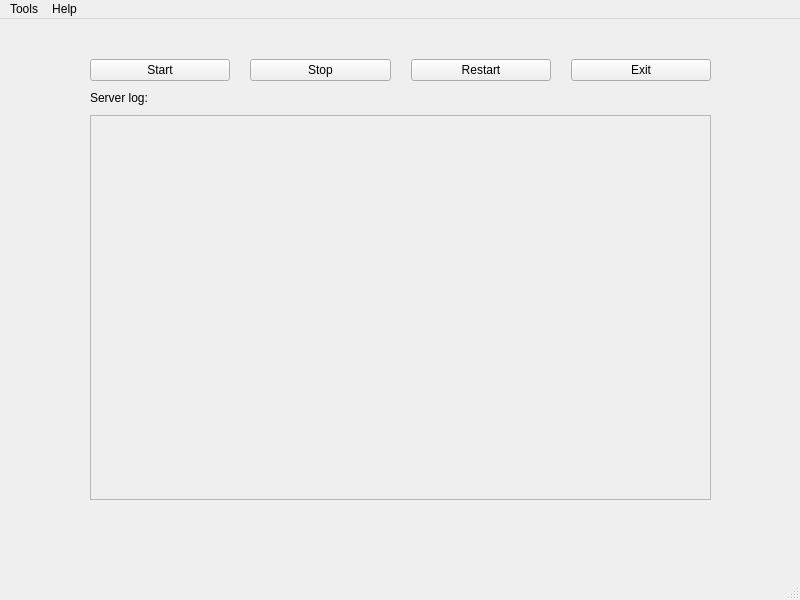
<?xml version="1.0" encoding="UTF-8"?>
<ui version="4.0">
 <class>MainWindow</class>
 <widget class="QMainWindow" name="MainWindow">
  <property name="geometry">
   <rect>
    <x>0</x>
    <y>0</y>
    <width>800</width>
    <height>600</height>
   </rect>
  </property>
  <property name="sizePolicy">
   <sizepolicy hsizetype="Maximum" vsizetype="Maximum">
    <horstretch>0</horstretch>
    <verstretch>0</verstretch>
   </sizepolicy>
  </property>
  <property name="windowTitle">
   <string>MainWindow</string>
  </property>
  <widget class="QWidget" name="centralwidget">
   <widget class="QWidget" name="layoutWidget">
    <property name="geometry">
     <rect>
      <x>90</x>
      <y>40</y>
      <width>621</width>
      <height>441</height>
     </rect>
    </property>
    <layout class="QVBoxLayout" name="mainVerticalLayout">
     <property name="spacing">
      <number>10</number>
     </property>
     <item>
      <layout class="QHBoxLayout" name="buttonsHorizontalLayout">
       <property name="spacing">
        <number>20</number>
       </property>
       <item>
        <widget class="QPushButton" name="startButton">
         <property name="text">
          <string>Start</string>
         </property>
        </widget>
       </item>
       <item>
        <widget class="QPushButton" name="stopButton">
         <property name="text">
          <string>Stop</string>
         </property>
        </widget>
       </item>
       <item>
        <widget class="QPushButton" name="restartButton">
         <property name="text">
          <string>Restart</string>
         </property>
        </widget>
       </item>
       <item>
        <widget class="QPushButton" name="exitButton">
         <property name="text">
          <string>Exit</string>
         </property>
        </widget>
       </item>
      </layout>
     </item>
     <item>
      <widget class="QLabel" name="logLabel">
       <property name="text">
        <string>Server log:</string>
       </property>
      </widget>
     </item>
     <item>
      <widget class="QTextEdit" name="logTextEdit">
       <property name="enabled">
        <bool>false</bool>
       </property>
      </widget>
     </item>
    </layout>
   </widget>
  </widget>
  <widget class="QMenuBar" name="menubar">
   <property name="geometry">
    <rect>
     <x>0</x>
     <y>0</y>
     <width>800</width>
     <height>22</height>
    </rect>
   </property>
   <widget class="QMenu" name="menuTools">
    <property name="title">
     <string>Tools</string>
    </property>
    <addaction name="actionSettings"/>
   </widget>
   <widget class="QMenu" name="menuHelp">
    <property name="title">
     <string>Help</string>
    </property>
    <addaction name="actionAbout"/>
   </widget>
   <addaction name="menuTools"/>
   <addaction name="menuHelp"/>
  </widget>
  <widget class="QStatusBar" name="statusbar"/>
  <action name="actionSettings">
   <property name="text">
    <string>Settings...</string>
   </property>
  </action>
  <action name="actionAbout">
   <property name="text">
    <string>About</string>
   </property>
  </action>
 </widget>
 <resources/>
 <connections/>
</ui>
